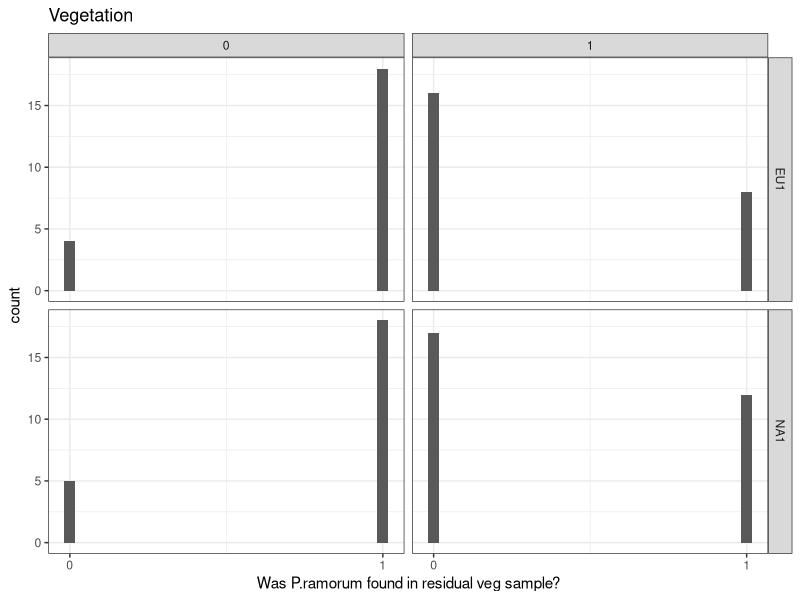
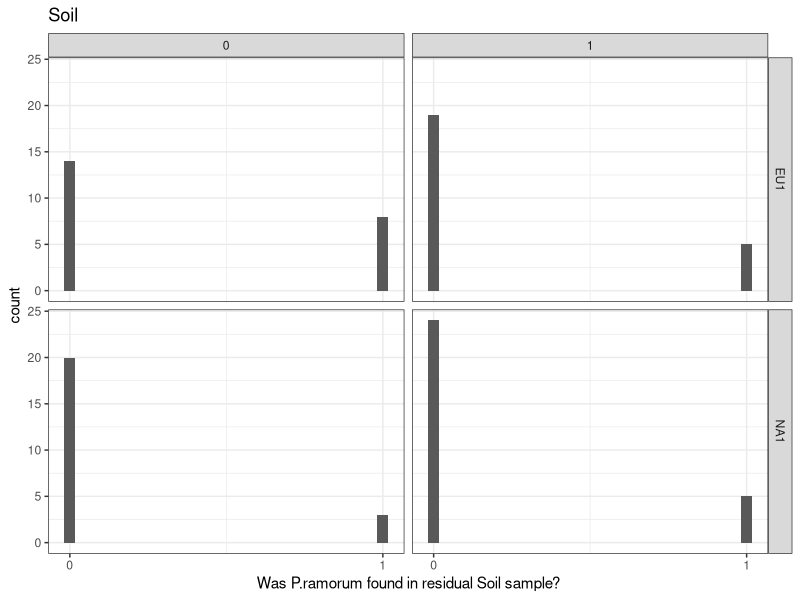
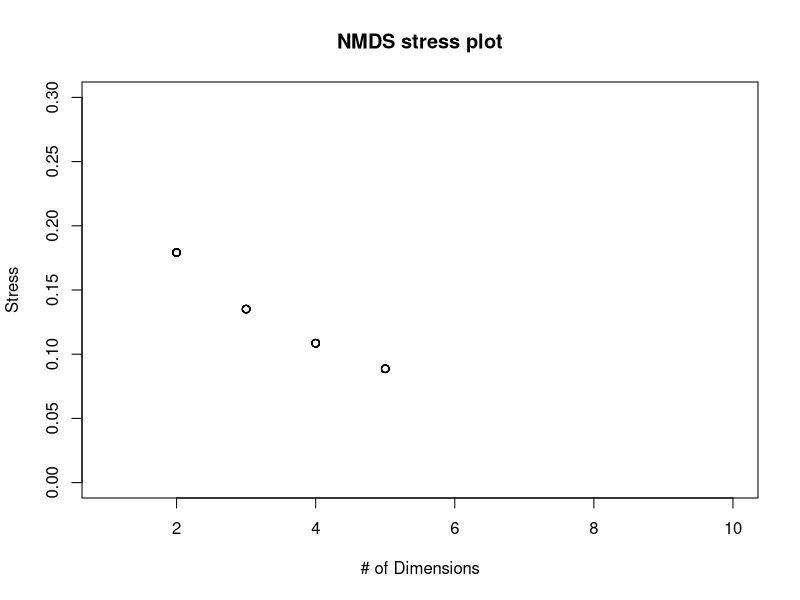

These charts were generated, in order, by the following R code: (Note: a time limit stopped this script after it produced the figures.)
## ---- chunk 1
knitr::opts_chunk$set(echo = TRUE)
library(readxl)
library(tidyr)
library(tibble)
library(ggplot2)
library(vegan)
library(ape)
library(dplyr)

SODSites <- read_xlsx("BasicData.xlsx", 1)
head(SODSites)
SODSites <- column_to_rownames(SODSites, var = "New Site")
SODSites$VegBin <- as.numeric(as.character(SODSites$VegBin))
SODSites$SoilBin <- as.numeric(as.character(SODSites$SoilBin))
SODSites$TrtBin <- as.numeric(as.character(SODSites$TrtBin))
SODSites$WFBin <- as.numeric(as.character(SODSites$WFBin))
head(SODSites)
AllSites <- subset(SODSites, SODSites$Lineage != "U")
SODSite.ord <- SODSites[-c(31),,drop=F] #removing HD-4331 as it skews results strongly


AllSeeds <- read_xlsx("BasicData.xlsx", 2)
head(AllSeeds)
AllSeeds <- column_to_rownames(AllSeeds, var = "New Site")
has_rownames(AllSeeds)
head(AllSeeds)
AllSeeds <- AllSeeds[-11] #removing CE as it skews results strongly
AllSeeds <- AllSeeds[-c(31),,drop=F] #removing HD-4331 as it skews results strongly

AllTO <- read_xlsx("BasicData.xlsx", 3)
head(AllTO)
AllTO <- column_to_rownames(AllTO, var = "New_Site")
has_rownames(AllTO)
head(AllTO)

AllFire <- read_xlsx("BasicData.xlsx", 4)
head(AllFire)
AllFire <- column_to_rownames(AllFire, var = "New Site")
has_rownames(AllFire)
head(AllFire)
## ---- chunk 2
ggplot(AllSites, aes(x=x) ) +
  geom_histogram( aes(x = VegBin, y = stat(count))) +
  scale_x_continuous(name = "Was P.ramorum found in residual veg sample?", breaks = seq(0, 1)) +
  facet_grid(Lineage ~ TrtBin) +
  labs(title = "Vegetation") +
  theme_bw()

ggplot(AllSites, aes(x=x)) +
  geom_histogram( aes(x = SoilBin, y = stat(count))) +
  scale_x_continuous(name = "Was P.ramorum found in residual Soil sample?", breaks = seq(0, 1)) +
  facet_grid(Lineage ~ TrtBin) +
  labs(title = "Soil") +
  theme_bw()

#Raw vegetation data seems to show that, for untreated sites (0 column) many were positive for P.ramorum (both NA1 and EU1). For treated sites (1 column) fewer sites tested positive than negative.

#Raw soil data seems to show that, regardless of treatment, fewer sites tested positive for P.ramorum than negative.
## ---- chunk 3
#Fitting a binomial model
veg_null = glm(VegBin~1, family = binomial, data=AllSites)
veg_full = glm(VegBin~Lineage * WFBin * TrtBin * SoilBin, family=binomial, data=AllSites)
step(veg_null, scope = list(upper=veg_full), direction="both", test="Chisq", data=AllSites)
#VegBin ~ TrtBin + SoilBin

#Is positive veg predicted by treatment and positive soil? (model from stepwise fit)
LRVeg_Gen <- glm(VegBin ~ TrtBin + SoilBin, family=binomial, data=AllSites)
summary(LRVeg_Gen)

1-pchisq(133.85-100.88, 97-95)
## ---- chunk 4
#Subsetting data
NA1Sites <- subset(AllSites, AllSites$Lineage == "NA1")

NAV_null = glm(VegBin~1, family = binomial, data=NA1Sites)
NAV_full = glm(VegBin~WFBin * TrtBin * SoilBin, family=binomial, data=NA1Sites)
step(NAV_null, scope = list(upper=NAV_full), direction="both", test="Chisq", data=NA1Sites)
#VegBin ~ SoilBin + TrtBin

#Is NA1 Positive veg predicted by treatment and positive soil? (model from stepwise fit)
LRVeg_NA1 <- glm(VegBin~SoilBin + TrtBin, family=binomial, data=NA1Sites)
summary(LRVeg_NA1)

1-pchisq(70.852-51.468, 51-49)
## ---- chunk 5
#Subsetting data
EU1Sites <- subset(AllSites, AllSites$Lineage == "EU1")

EUV_null = glm(VegBin~1, family = binomial, data=EU1Sites)
EUV_full = glm(VegBin~WFBin * TrtBin * SoilBin, family=binomial, data=EU1Sites)
step(EUV_null, scope = list(upper=EUV_full), direction="both", test="Chisq", data=EU1Sites)
#VegBin ~ SoilBin + TrtBin

#Is EU1 Positive veg predicted by treatment and positive soil? (model from stepwise fit)
LRVeg_EU1 <- glm(VegBin~SoilBin * TrtBin, family=binomial, data=EU1Sites)
summary(LRVeg_EU1)

1-pchisq(62.985-45.137, 45-42)
## ---- chunk 6
soil_null = glm(SoilBin~1, family = binomial, data=AllSites)
soil_full = glm(SoilBin~WFBin * Lineage * TrtBin * VegBin, family=binomial, data=AllSites)
step(soil_null, scope = list(upper=soil_full), direction="both", test="Chisq", data=AllSItess)
#SoilBin ~ VegBin + Lineage + WFBin + VegBin:Lineage

#Is positive soil predicted by positive veg, lineage, wildfire? (model from stepwise fit)
LRSoil_Gen <- glm(SoilBin ~ VegBin + Lineage + WFBin + VegBin:Lineage, family=binomial, data=AllSites)
summary(LRSoil_Gen)

1-pchisq(101.838-80.179, 97-93)
## ---- chunk 7
NAS_null = glm(SoilBin~1, family = binomial, data=NA1Sites)
NAS_full = glm(SoilBin~WFBin * TrtBin * VegBin, family=binomial, data=NA1Sites)
step(NAS_null, scope = list(upper=NAS_full), direction="both", test="Chisq", data=NA1Sites)
#SoilBin ~ VegBin + WFBin

#Is NA1 Positive soil predicted by positive veg and wildfire? (model from stepwise fit)
LRSoil_NA1 <- glm(SoilBin ~ VegBin + WFBin, family=binomial, data=NA1Sites)
summary(LRSoil_NA1)

1-pchisq(44.650-31.75, 51-49)
## ---- chunk 8
EUS_null = glm(SoilBin~1, family = binomial, data=EU1Sites)
EUS_full = glm(SoilBin~WFBin * TrtBin * VegBin, family=binomial, data=EU1Sites)
step(EUS_null, scope = list(upper=EUS_full), direction="both", test="Chisq", data=EU1Sites)
#SoilBin ~ VegBin

#Is EU1 Positive soil predicted by positive veg? (model from stepwise fit)
LRSoil_EU1 <- glm(SoilBin ~ VegBin, family=binomial, data=EU1Sites)
summary(LRSoil_EU1)

1-pchisq(54.777-48.429, 45-44)
## ---- chunk 9
#Is positive veg predicted by time since treatment?
LRVeg_t = glm(VegBin~YrSinceTrt, data=AllSites)
summary(LRVeg_t)

1-pchisq(24.000-23.409, 97-96)

#NA1
LRVeg_tNA1 = glm(VegBin~YrSinceTrt, data=NA1Sites)
summary(LRVeg_tNA1)

1-pchisq(12.692-12.467, 51-50)

#EU1
LRVeg_tEU1 = glm(VegBin~YrSinceTrt, data=EU1Sites)
summary(LRVeg_tEU1)

1-pchisq(11.3043-8.9373, 45-44)
## ---- chunk 10
#Is positive veg predicted by time since treatment?
LRSoil_t = glm(SoilBin~YrSinceTrt, data=AllSites)
summary(LRSoil_t)

1-pchisq(16.500-16.439, 97-96)

#NA1
LRSoil_tNA1 = glm(SoilBin~YrSinceTrt, data=NA1Sites)
summary(LRSoil_tNA1)

1-pchisq(6.7692-6.7568, 51-50)

#EU1
LRSoil_tEU1 = glm(SoilBin~YrSinceTrt, data=EU1Sites)
summary(LRSoil_tEU1)

1-pchisq(9.3261-8.9321, 45-44)
## ---- chunk 11
TO_null = glm(VegBin~1, data=AllTO)
TO_full = glm(VegBin~TotalTO * Num_Seedlings * TotalStump, data=AllTO)
step(TO_null, scope = list(upper=TO_full), direction="both", test="Chisq", data=AllTO)
#VegBin ~ TotalStump + Num_Seedlings

#Is positive veg predicted by stumps and seedlings? (model from stepwise fit)
LRVeg_TO <- glm(VegBin ~ TotalStump + Num_Seedlings, data=AllTO)
summary(LRVeg_TO)

1-pchisq(24.640-19.322, 99-97)
## ---- chunk 12
NA1TO <- subset(AllTO, AllTO$Lineage == "NA1")

NATO_null = glm(VegBin~1, data=NA1TO)
NATO_full = glm(VegBin~TotalTO * Num_Seedlings * TotalStump, data=NA1TO)
step(NATO_null, scope = list(upper=NATO_full), direction="both", test="Chisq", data=NA1TO)
#VegBin ~ TotalStump

#Is positive NA1 veg predicted by stumps? (model from stepwise fit)
LRVeg_TONA1 <- glm(VegBin ~ TotalStump, data=NA1TO)
summary(LRVeg_TONA1)

1-pchisq(12.6923-9.8652, 51-50)
## ---- chunk 13
EU1TO <- subset(AllTO, AllTO$Lineage == "EU1")

EUTO_null = glm(VegBin~1, data=EU1TO)
EUTO_full = glm(VegBin~TotalTO * Num_Seedlings * TotalStump, data=EU1TO)
step(EUTO_null, scope = list(upper=EUTO_full), direction="both", test="Chisq", data=EU1TO)
#VegBin ~ TotalStump

#Is positive NA1 veg predicted by stumps? (model from stepwise fit)
LRVeg_TOEU1 <- glm(VegBin ~ TotalStump, data=EU1TO)
summary(LRVeg_TOEU1)

1-pchisq(11.3043-8.8511, 45-44)
## ---- chunk 14
TOS_null = glm(SoilBin~1, data=AllTO)
TOS_full = glm(SoilBin~TotalTO * Num_Seedlings * TotalStump, data=AllTO)
step(TOS_null, scope = list(upper=TOS_full), direction="both", test="Chisq", data=AllTO)
#SoilBin ~ TotalStump

#Is positive soil predicted by stumps? (model from stepwise fit)
LRS_TO <- glm(SoilBin ~ TotalStump, data=AllTO)
summary(LRS_TO)

1-pchisq(16.950-15.591, 99-98)
## ---- chunk 15
NATOS_null = glm(SoilBin~1, data=NA1TO)
NATOS_full = glm(SoilBin~TotalTO * Num_Seedlings * TotalStump, data=NA1TO)
step(NATOS_null, scope = list(upper=NATOS_full), direction="both", test="Chisq", data=NA1TO)
#SoilBin ~ TotalStump

#Is positive NA1 soil predicted by stumps? (model from stepwise fit)
LRS_TONA1 <- glm(SoilBin ~ TotalStump, data=NA1TO)
summary(LRS_TONA1)

1-pchisq(6.7692-6.3967, 51-50)
## ---- chunk 16
EUTOS_null = glm(SoilBin~1, data=EU1TO)
EUTOS_full = glm(SoilBin~TotalTO * Num_Seedlings * TotalStump, data=EU1TO)
step(EUTOS_null, scope = list(upper=EUTOS_full), direction="both", test="Chisq", data=EU1TO)
#SoilBin ~ TotalStump

#Is positive NA1 veg predicted by stumps? (model from stepwise fit)
LRS_TOEU1 <- glm(SoilBin ~ TotalStump, data=EU1TO)
summary(LRS_TOEU1)

1-pchisq(9.3261-8.5309, 45-44)
## ---- chunk 17
#Setting up data
Veg <- AllSites %>% select(9, 19)

VegTable <- table(Veg$TrtBin, Veg$VegBin)

chisq.test(VegTable)$expected
Veg.f <- fisher.test(VegTable)
Veg.f

Soil <- AllSites %>% select(9, 23)

SoilTable <- table(Soil$TrtBin, Soil$SoilBin)

chisq.test(SoilTable)$expected
Soil.f <- fisher.test(SoilTable)
Soil.f

#For Veg only: We reject the null hypothesis that there is no significant relationship between the two variables (treatment and positive vegetation) using Fisher's exact test.


#For Soil only: We accept the null hypothesis that there is no significant relationship between the two variables (treatment and positive soil) using Fisher's exact test.
## ---- chunk 18
#Veg
Firev_full = glm(VegBin~WFBin * TrtBin, family=binomial, data=AllFire)
summary(Firev_full)

1-pchisq(137.19-114.40, 99-96)

#Soil
Fires_full = glm(SoilBin~WFBin * TrtBin, family=binomial, data=AllFire)
summary(Fires_full)

1-pchisq(102.791-94.585, 99-96)
## ---- chunk 19
PCASeeds <- AllSeeds[5:35]
DistSeed <- vegdist(PCASeeds, method = "bray")

NMDS.scree <- function(x) { #where x is the name of the data frame variable
  plot(rep(1, 10), replicate(10, metaMDS(x, autotransform = F, k = 1)$stress), xlim = c(1, 10),ylim = c(0, 0.30), xlab = "# of Dimensions", ylab = "Stress", main = "NMDS stress plot")
  for (i in 1:10) {
    points(rep(i + 1,10),replicate(10, metaMDS(x, autotransform = F, k = i + 1)$stress))
  }
}

#NMDS.scrree(DistSeed) chunk excluded to save space
## ---- chunk 20
NMDS.scree(DistSeed)
## ---- chunk 21
NMDS1 <- metaMDS(DistSeed, k = 2, trymax = 100, trace = F)
NMDS1
Stress <- stressplot(NMDS1)
Stressplot <- plot(NMDS1, type = "t")

NMDS2 <- metaMDS(PCASeeds, k = 2, trymax = 100, trace = F)
NMDS2

NMDS3 <- metaMDS(PCASeeds, k = 2, trymax = 100, trace = F, autotransform = FALSE, distance="bray")
NMDS3plot <- plot(NMDS3)
NMDS3plotsp <- plot(NMDS3, display = "species")
## ---- chunk 22
#Interpretation
EFSites <- select(SODSite.ord, 3, 8:11, 19, 23, 26)

ef <- envfit(NMDS3, EFSites, permutations = 999, na.rm = TRUE)
ef

efplot <- plot(NMDS3, type = "t", display = "species")
efplot2 <- plot(ef, p.max = 0.05)
efplot2
## ---- chunk 23
group = c(rep("Untreated", 56), rep("Treated", 43))
colors = c(rep("red", 56), rep("blue", 43))

ordiplot(NMDS3, type = "n")
for(i in unique(group)) {
  ordihull(NMDS3$point[grep(i, group),], draw="polygon",
  groups = group[group == i],col = colors[grep(i,group)],label=F) }

orditorp(NMDS3, display = "species", col = "red", air = 0.01)
#orditorp(NMDS3, display = "sites", col = c(rep("red",12),
#  rep("blue", 12)), air = 0.01, cex = 1.25)
